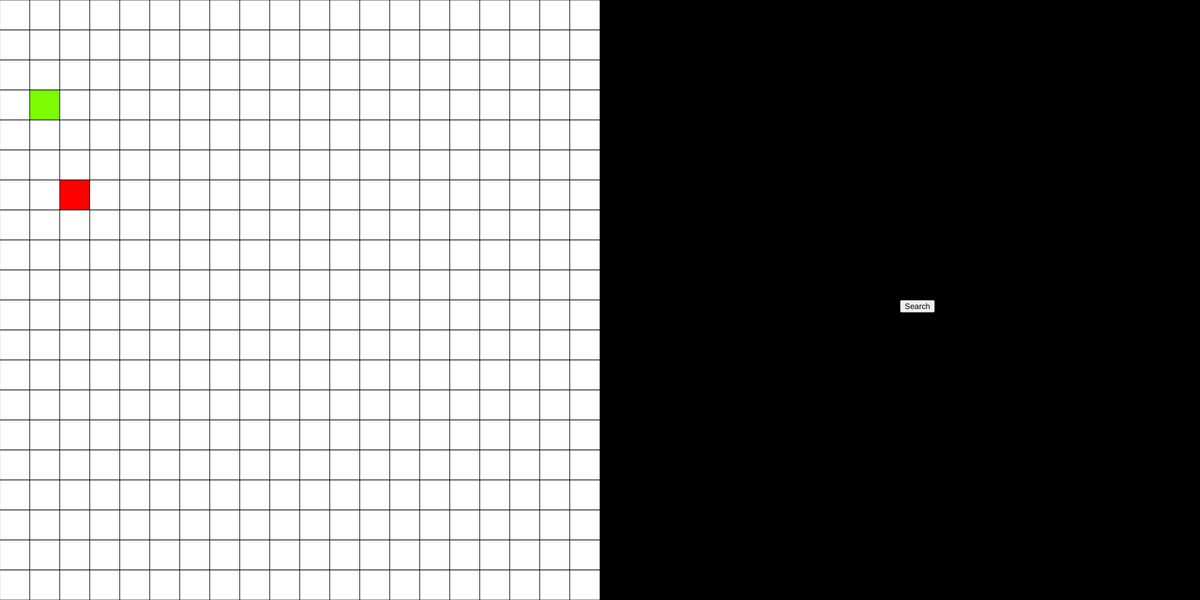
Frame 1 (no input)
Frame 60 (no input): identical to frame 1, image omitted
Frame 120 (the mouse pressed at the canvas centre since frame 60): identical to frame 1, image omitted

The p5.js sketch that drew this single still picture (run headless with seeded random() and noise() and a simulated clock; from frame 60 on, the mouse is pressed at the canvas centre):

// p5.js sketch
// ── sketch.js
const SQ_COUNT = 20;
const SQ_LEN = 50;
let cells = [];
//let pathCells;

let button;
let find;

function setup() {
  createCanvas(2000, 1000);

  // Create cells
  for (let x = 0; x < 20; x++) {
    for (let y = 0; y < 20; y++) {
      let posX = x*SQ_LEN;
      let posY = y*SQ_LEN;
      cells.push(new Cell(posX, posY));
    }
  }

  // Determine start, end || UNIT TEST
  cells[23].start = true;
  cells[46].end = true;


  // Create button
  button = createButton('Search');
  button.position(1500, 500);
  button.mousePressed(startSearch);

  // TEST PATH CLASS
  pathCells = cells.slice(0,2);
  pathCells.push(cells[20]);
  pathCells.push(cells[21]);
}



function draw() {
  background(0);
  fill(200);


  for (let cell of cells) {
    cell.show(isInside(cell.getX(), cell.getY(), 50, 50));
  }

  // Draw the path
  if (find) {
    let path = new Path(find.path);
    path.show();
  }

}


let blocking = false;
let start = false;
let end = false;
function mousePressed() {
  for (let cell of cells) {
    if (isInside(cell.getX(), cell.getY(), 50, 50)) {

      if (cell.start) {
        start = true;
      }
      else if (cell.end) {
        end = true;
      }
      else if ( cell.blocks ) {
        cell.unblock();
        blocking = false;
      }
      else {
        cell.block();
        blocking = true;
      }

      if (!start && !end) {
        cell.pressed = true;
      }

    }
  }
}

function mouseDragged() {
  for (let cell of cells) {
    if (!cell.pressed) {
      if (isInside(cell.getX(), cell.getY(), 50, 50)) {
        if (start) {
          resetStart();
          cell.start = true;
          cell.unblock();
        }
        if (end) {
          resetEnd();
          cell.end = true;
          cell.unblock();
        }
        if (cell.blocks && !blocking) {
          cell.unblock();
        }
        if (!cell.blocks && blocking) {
          cell.block();
        }

        if (!start && !end) {
          cell.pressed = true;
        }

      }
    }
  }
  return false;
}

function mouseReleased() {
  for (let cell of cells) {
    cell.pressed = false;
  }
  start = false;
  end = false;
}


function isInside(x, y, w, h) {
  if (mouseX > x &&
      mouseX < x + w &&
      mouseY > y &&
      mouseY < y + h) {
        return true;
      }
  else {
    return false;
  }
}

function resetCells() {
  cells.forEach( element => {element.reset();} );
}


function startSearch() {
  resetCells(cells);
  console.log('click!');
  find = new Pathfinder(cells);
  let path = find.BFS();
}

function resetStart() {
  for (let cell of cells) {
    cell.start = false;
  }
}

function resetEnd() {
  for (let cell of cells) {
    cell.end = false;
  }
}

// ── cell.js
class Cell {
  constructor(x, y) {
    this.x = x;
    this.y = y;
    this.blocks = false;
    this.start = false;
    this.end = false;
    this.pressed = false;

    // TEST Pathfinder
    // Will need to add logic in show()
    this.discovered = false;
    this.visited = false;
  }

  getX() {
    return this.x;
  }

  getY() {
    return this.y;
  }

  getCenterX() {
    return this.x + 25;
  }

  getCenterY() {
    return this.y + 25;
  }

  reset() {
    this.discovered = false;
    this.visited = false;
  }

  show(isInside=false) {
    if (isInside && !this.start  && !this.end) {
      fill(220,220,220);
    }
    else if (this.start) {
      fill(124,252,0);
    }
    else if (this.end) {
      fill(255, 0 , 0);
    }
    else if (this.visited) {
      fill(140,180,210);
      // dark blue?
    }
    else if (this.discovered) {
      fill(162,214,236);
      // some lighter variation of visited
    }
    else if (this.blocks){
      fill(209,164,251);
    }
    else {
      fill(255);
    }

    rect(this.x, this.y, 50, 50);
  }

  block() {
    if (!this.start && !this.end) {
      this.blocks = true;
    }
  }

  unblock() {
    this.blocks = false;
  }

  touches(cell) {
    // return (abs(this.x - cell.x) === 50 || abs(this.y - cell.y)  === 50)
    let distance = dist(this.x, this.y, cell.x, cell.y);

    // Calculate coordinates of diagonal cells
    let rightX = this.x + 50;
    let topY = this.y - 50;
    let leftX = this.x - 50;
    let botY = this.y + 50;

    // Check if cell is a diagonal
    let topRight = (cell.x === rightX && cell.y === topY);
    let topLeft = (cell.x === leftX && cell.y === topY);
    let botRight = (cell.x === rightX && cell.y === botY);
    let botLeft = (cell.x === leftX && cell.y === botY);

    return (distance === 50 || topRight || topLeft || botRight || botLeft);
  }

  getNeighbors(cells) {
    let neighbors = [];
    let orderedNeighbors = [];

    for (let cell of cells) {
      if (this.touches(cell)) {
        neighbors.push(cell);
      }
    }

    // Sort neighbors so we get the following arrangement
    // [right, topRight, top, topLeft, left, botleft, bot, botRight]
    // The following will be ugly and hardcoded =(
    let rightX = this.x + 50;
    let topY = this.y - 50;
    let leftX = this.x - 50;
    let botY = this.y + 50;


    /*
    let right = neighbors.forEach(neighbor => (right || (neighbor.x === rightX && neighbor.y === this.y)));
    let topRight = neighbors.forEach(neighbor => (topRight || (neighbor.x === rightX && neighbor.y === topY)));
    let top = neighbors.forEach(neighbor => (top || (neighbor.x === this.x && neighbor.y === topY)));
    let topLeft = neighbors.forEach(neighbor => (topLeft || (neighbor.x === leftX && neighbor.y === topY)));
    let left = neighbors.forEach(neighbor => (left || (neighbor.x === leftX && neighbor.y === this.y)));
    let botLeft = neighbors.forEach(neighbor => (botLeft || (neighbor.x === leftX && neighbor.y === botY)));
    let bot = neighbors.forEach(neighbor => (bot || (neighbor.x === this.x && neighbor.y === botY)));
    let botRight = neighbors.forEach(neighbor => (botRight || (neighbor.x === rightX && neighbor.y === botY)));
    */

    // Check to see which ones exist, if exist then store
    let right, topRight, top, topLeft, left, botLeft, bot, botRight;
    for (let neighbor of neighbors) {
      if (neighbor.x === rightX && neighbor.y === this.y) right = neighbor;
      if (neighbor.x === rightX && neighbor.y === topY) topRight = neighbor;
      if (neighbor.x === this.x && neighbor.y === topY) top = neighbor;
      if (neighbor.x === leftX && neighbor.y === topY) topLeft = neighbor;
      if (neighbor.x === leftX && neighbor.y === this.y) left = neighbor;
      if (neighbor.x === leftX && neighbor.y === botY) botLeft = neighbor;
      if (neighbor.x === this.x && neighbor.y === botY) bot = neighbor;
      if (neighbor.x === rightX && neighbor.y === botY) botRight = neighbor;
    }

    //let existance = [right, topRight, top, topLeft, left, botLeft, bot, botRight];
    let existance = [right,  top,  left,  bot];

    existance.forEach(element => {
      if (element) orderedNeighbors.push(element);
    })

    return orderedNeighbors;
    //return neighbors;
  }
}

// ── path.js
class Path {
  constructor(path) {
    this.cells = path;
  }

  show() {
    // This is assuming that the order of cells is the order of the path
    if (this.cells.length < 2) {
      return;
    }
    push();
    strokeWeight(4);
    for (let i = 0; i < this.cells.length - 1; i++) {
      line(
        this.cells[i].getCenterX(),
        this.cells[i].getCenterY(),
        this.cells[i+1].getCenterX(),
        this.cells[i+1].getCenterY()
      )
    }
    pop();
  }

  reset() {
    this.cells = [];
  }

  update(cells) {
    this.cells = [];
  }

  // Add a append function to path class??
}

// ── pathfinder.js
class Pathfinder {
  constructor(cells) {
    // Find and store the start/end cells
    this.start = null;
    this.end = null;

    this.cells = cells;
    for (let cell of cells) {
      if (cell.start) {
        this.start = cell;
      }
      if (cell.end) {
        this.end = cell;
      }
    }

    if (this.start === null || this.end === null) {
      throw "nonexistant start/end";
    }

    this.path = [];
  }

  backtrace(parent) {
    let path = [this.end];
    while (path[path.length-1] !== this.start) {
      path.push(parent.get(path[path.length-1]))
      console.log(path);
    }
    return path;
  }

  async BFS() {
    let parent = new Map();
    let queue = new Queue();


    this.start.discovered = true;
    queue.enqueue(this.start);


    while(!queue.empty()) {
      let node = queue.dequeue();
      node.visited = true;

      // Wait for 100 ms between each node
      await new Promise(r => setTimeout(r, 100));

      if (node === this.end) {
        console.log('omo');
        this.path = this.backtrace(parent);
        return;
      }

      for (let adjacent of node.getNeighbors(this.cells)) {
        if (!adjacent.discovered && !adjacent.blocks) {
          adjacent.discovered = true;
          //adjacent.blocks = true;
          parent.set(adjacent, node);
          queue.enqueue(adjacent);
        }
      }
    }
  }
}

// ── queue.js
class Queue {
  constructor() {
    this.items = [];
  }

  dequeue() {
    if (this.items.length !== 0) {
      return this.items.pop();
    }

    return null;
  }

  enqueue(item) {
    this.items.unshift(item);
  }

  length() {
    return this.items.length;
  }

  empty() {
    return (this.items.length === 0) ? true : false;
  }

  contains(element) {
    for (let item of this.items) {
      if (item === element) {
        return true;
      }
    }
    return false;
  }
}
